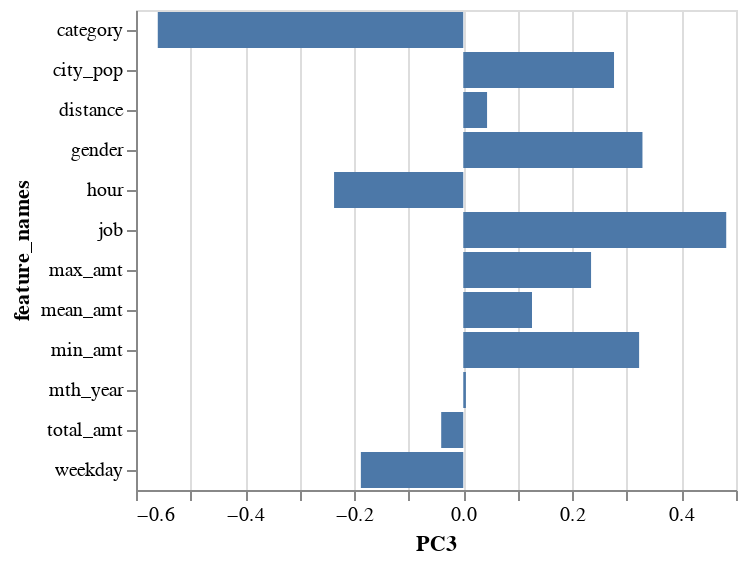

Notebook code cell kept with this figure:
### Code cell
alt.Chart(loadings_df).mark_bar().encode(
    x='PC3:Q',
    y="feature_names:N"
)

### Figure 1 — Vega-Lite specification as saved in the notebook (floating-point values rounded to 4 significant figures)
{"config": {"view": {"continuousWidth": 300, "continuousHeight": 300}}, "data": {"name": "data-e8926ebef15bc9455cc09fe6510d282b"}, "mark": {"type": "bar"}, "encoding": {"x": {"field": "PC3", "type": "quantitative"}, "y": {"field": "feature_names", "type": "nominal"}}, "$schema": "https://vega.github.io/schema/vega-lite/v5.8.0.json", "datasets": {"data-e8926ebef15bc9455cc09fe6510d282b": [{"feature_names": "mth_year", "PC1": -0.5077, "PC2": 0.09619, "PC3": 0.004795, "PC4": 0.1473, "PC5": 0.0181, "PC6": 0.051, "PC7": 0.1289, "PC8": 0.01003, "PC9": -0.07379, "PC10": -0.259, "PC11": 0.7809, "PC12": 0.09623}, {"feature_names": "category", "PC1": 0.1127, "PC2": 0.1974, "PC3": -0.5601, "PC4": -0.4108, "PC5": 0.04307, "PC6": 0.04324, "PC7": 0.228, "PC8": 0.4943, "PC9": -0.2948, "PC10": 0.2416, "PC11": 0.1387, "PC12": -0.0357}, {"feature_names": "gender", "PC1": -0.01123, "PC2": -0.4364, "PC3": 0.3285, "PC4": -0.06774, "PC5": -0.02655, "PC6": -0.1191, "PC7": 0.5242, "PC8": 0.5359, "PC9": 0.2072, "PC10": -0.2289, "PC11": -0.09923, "PC12": 0.1222}, {"feature_names": "job", "PC1": -0.03992, "PC2": 0.1387, "PC3": 0.4821, "PC4": -0.5178, "PC5": 0.03687, "PC6": -0.4167, "PC7": -0.4197, "PC8": 0.1674, "PC9": 0.05354, "PC10": 0.216, "PC11": 0.2139, "PC12": 0.06476}, {"feature_names": "city_pop", "PC1": -0.02127, "PC2": -0.05695, "PC3": 0.2764, "PC4": -0.5094, "PC5": 0.1078, "PC6": 0.7767, "PC7": 0.08443, "PC8": -0.1934, "PC9": -0.006754, "PC10": -0.02521, "PC11": 0.0126, "PC12": 0.01048}, {"feature_names": "distance", "PC1": 0.01432, "PC2": 0.06356, "PC3": 0.04362, "PC4": -0.0909, "PC5": -0.9846, "PC6": 0.06403, "PC7": -0.006041, "PC8": -0.001393, "PC9": -0.09238, "PC10": -0.05868, "PC11": 0.01029, "PC12": -0.003791}, {"feature_names": "hour", "PC1": 0.3026, "PC2": -0.02629, "PC3": -0.2369, "PC4": -0.3412, "PC5": -0.033, "PC6": -0.2901, "PC7": 0.3442, "PC8": -0.4877, "PC9": 0.472, "PC10": -0.08756, "PC11": 0.2513, "PC12": -0.006797}, {"feature_names": "weekday", "PC1": -0.3689, "PC2": 0.09593, "PC3": -0.1877, "PC4": 0.05703, "PC5": -0.08703, "PC6": 0.2085, "PC7": -0.1436, "PC8": 0.2412, "PC9": 0.7505, "PC10": 0.3014, "PC11": -0.06054, "PC12": -0.1691}, {"feature_names": "mean_amt", "PC1": 0.2159, "PC2": 0.6487, "PC3": 0.126, "PC4": 0.1466, "PC5": 0.02735, "PC6": 0.1034, "PC7": 0.1334, "PC8": 0.1014, "PC9": 0.1806, "PC10": -0.08111, "PC11": -0.08733, "PC12": 0.6395}, {"feature_names": "max_amt", "PC1": -0.3594, "PC2": 0.168, "PC3": 0.2343, "PC4": 0.04772, "PC5": -0.02116, "PC6": -0.1502, "PC7": 0.5361, "PC8": -0.2653, "PC9": -0.1759, "PC10": 0.5894, "PC11": -0.1549, "PC12": -0.04743}, {"feature_names": "min_amt", "PC1": 0.428, "PC2": 0.3311, "PC3": 0.3224, "PC4": 0.2333, "PC5": 0.02528, "PC6": 0.09974, "PC7": 0.153, "PC8": 0.1607, "PC9": 0.05372, "PC10": 0.006992, "PC11": 0.2449, "PC12": -0.6528}, {"feature_names": "total_amt", "PC1": -0.3749, "PC2": 0.4078, "PC3": -0.04046, "PC4": -0.2668, "PC5": 0.06547, "PC6": -0.1716, "PC7": 0.07449, "PC8": -0.02268, "PC9": -0.02743, "PC10": -0.5647, "PC11": -0.3958, "PC12": -0.3229}]}}
